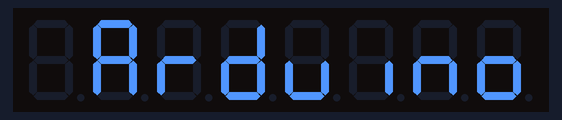
The sketch below on a simulated Arduino Uno, built with avr-gcc and run on an emulated ATmega328P. Shown: 8-digit seven-segment display.

Above: at 0.1 s.
At 1.8 s:
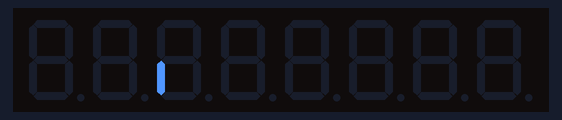
At 4.3 s:
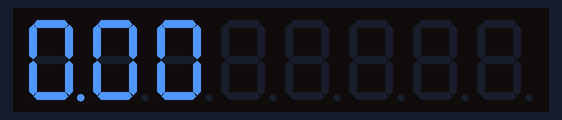

Measured:
- by itself, everything shown: repeats every 4.8 s, in 6 steps
- what the display in image 2 shows lasts 0.5 s, from 4.3 s to 4.8 s

The sketch:

Playing.ino
```cpp
//We always have to include the library
#include "LedControl.h"

/*
 Now we need a LedControl to work with.
 ***** These pin numbers will probably not work with your hardware *****
 pin 12 is connected to the DataIn
 pin 11 is connected to the CLK
 pin 10 is connected to LOAD
 We have only a single MAX72XX.
 */
LedControl lc=LedControl(12,11,10,1);

/* we always wait a bit between updates of the display */
unsigned long delaytime=250;
float test1 = 0.00;
//String test2 = String(test1, 2);

/*


 */

void setup() {
  /*
   The MAX72XX is in power-saving mode on startup,
   we have to do a wakeup call
   */
  lc.shutdown(0,false);
  /* Set the brightness to a medium values */
  lc.setIntensity(0,8);
  /* and clear the display */
  lc.clearDisplay(0);
}


/*
 This method will display the characters for the
 word "Arduino" one after the other on digit 0.
 */

void printT(int digit, boolean dp){
  lc.setChar(0,digit,'6',dp);
  lc.setLed(0,digit,3,false);
  lc.setLed(0,digit,1,false);
}

void writeArduinoOn7Segment() {
  lc.setChar(0,6,'a',false);
  lc.setRow(0,5,0x05);
  lc.setChar(0,4,'d',false);
  lc.setRow(0,3,0x1c);
  lc.setRow(0,2,B00010000);
  lc.setRow(0,1,0x15);
  lc.setRow(0,0,0x1D);
  delay(delaytime*6);
  lc.clearDisplay(0);
  delay(delaytime);
}

/*
  This method will scroll all the hexa-decimal
 numbers and letters on the display. You will need at least
 four 7-Segment digits. otherwise it won't really look that good.
 */
void scrollDigits() {
  //for(int i=0;i<11;i++) {
    /*lc.setChar(0,7,'F',false);
    lc.setChar(0,6,'-',false);
    lc.setChar(0,5,'5',false);
    //lc.setChar(0,4,'6',false);
    printT(4, false);
    lc.setChar(0,3,'o',false);
    lc.setChar(0,2,'p',false);
    //lc.setLed(0,4,3,false);*/
    lc.setColumn(0,5,4);/*
    //lc.setDigit(0,0,19,false);*/
    delay(delaytime*6);
  //}
  lc.clearDisplay(0);
  delay(delaytime);
}


void loop() {
  writeArduinoOn7Segment();
  scrollDigits();
  delay(delaytime*2);
  lc.clearDisplay(0);
  delay(delaytime);

  String test2;
  String test3;
  int numberlen;
  test2 = String(test1, 2);
  int dotPosition = test2.indexOf('.');
  test2.remove(dotPosition,1);
  numberlen = test2.length();
  for(int i = 0; i<numberlen; i++){
    if(i == dotPosition - 1){
      lc.setChar(0, 7-i, test2[i], true);
      }
    else{
      lc.setChar(0,7-i,test2[i],false);
    }
  }
  delay(delaytime*2);
  lc.clearDisplay(0);
}
```
